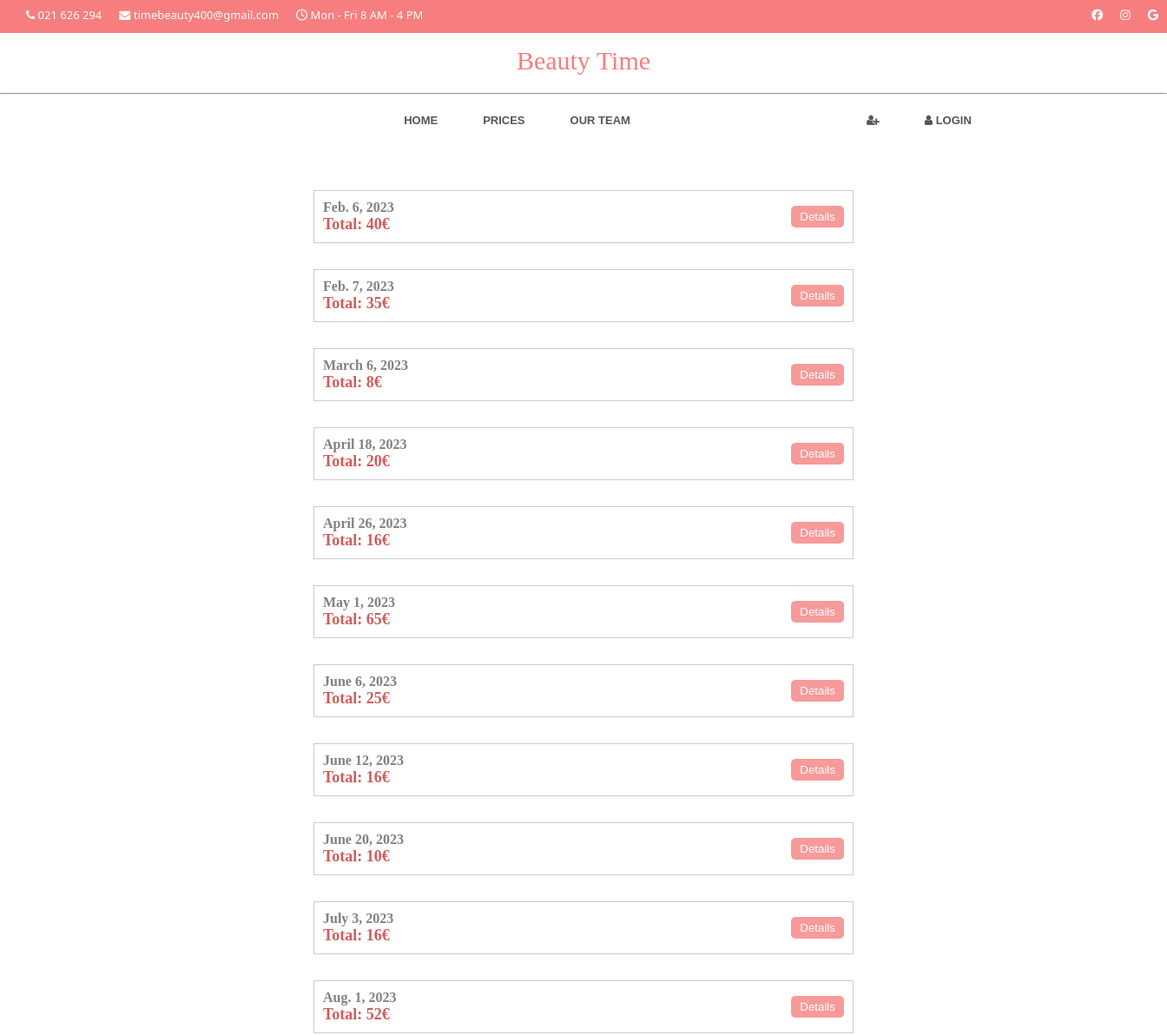
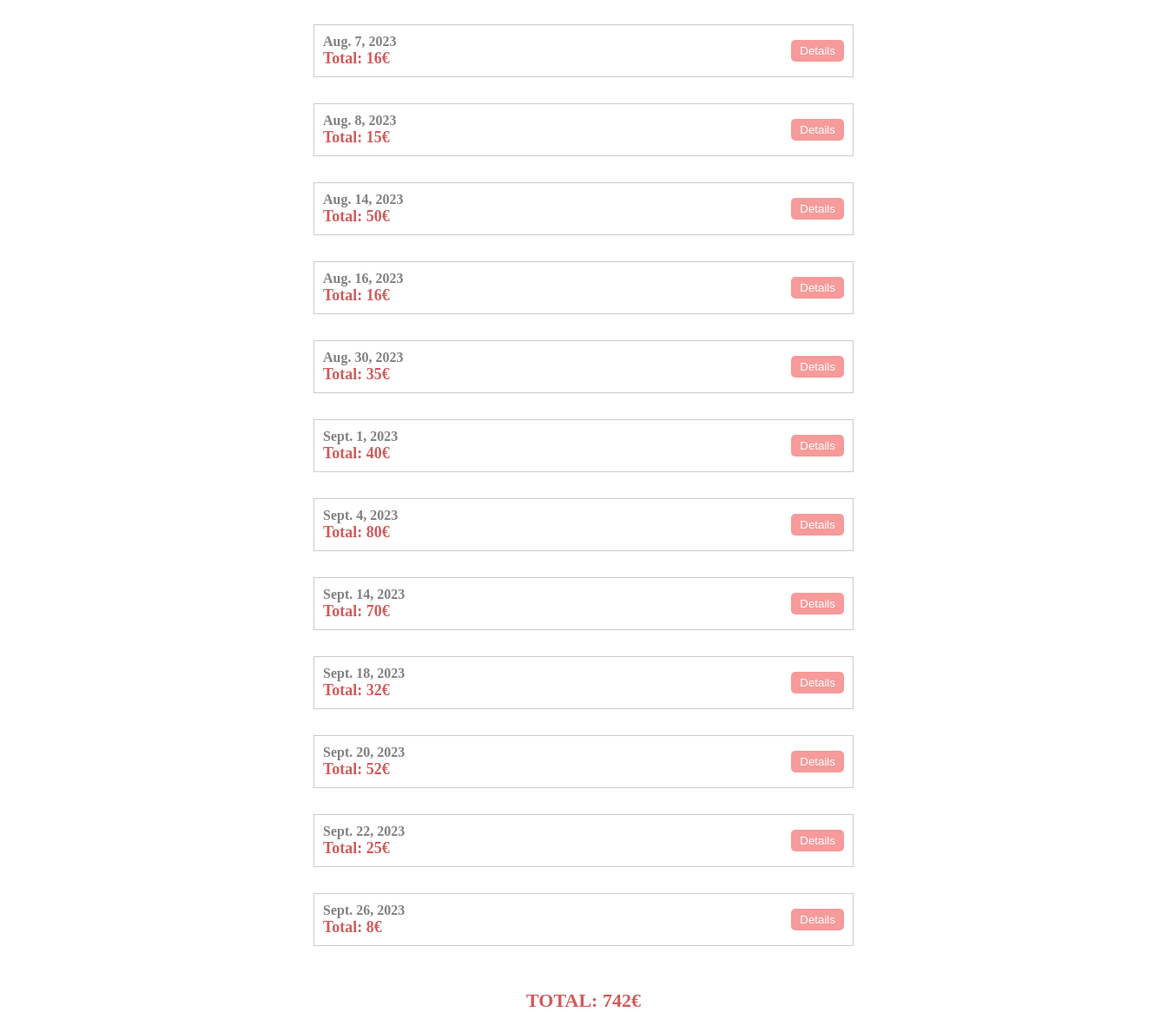
Page /detail_daily_statistics/ on the committed database (2 pictures, top to bottom).
### app1/models.py (models this page shows, shortened)
class Appointment(models.Model):
    service = models.ForeignKey(Service, on_delete=models.CASCADE, null=True, blank=True, related_name='service')
    time_ordered = models.DateTimeField(default=datetime.now, blank=True)
    user = models.ForeignKey(Users, on_delete=models.CASCADE, null=True, blank=True, related_name='user_appointments')
    employee = models.ForeignKey(Users, on_delete=models.CASCADE, blank=True, null=True, related_name='employee_appointments')
    date = models.DateField(auto_now=False, auto_now_add=False)
    time = models.TimeField(auto_now=False, auto_now_add=False)
    rating = models.PositiveIntegerField(choices=((1, '★'), (2, '★★'), (3, '★★★'), (4, '★★★★'), (5, '★★★★★')), null=True, blank=True)

### app1/views.py (the view)
# urls.py: path('detail_daily_statistics/', views.detail_daily_statistics, name = 'detail_daily_statistics'),
def detail_daily_statistics(request):
    appointment_dates= Appointment.objects.filter(date__lt=date.today()).values('date').order_by('date').distinct()
    arr = []
    for appointment_date in appointment_dates:
        date_value = appointment_date['date']
        total_earnings = Appointment.objects.filter(date=date_value).aggregate(total_earnings=Sum('service__price'))
        best_services = Appointment.objects.filter(date=date_value).values('service__name').annotate(total_appointments=Count('service')).order_by('-total_appointments')
        best_employees = Appointment.objects.filter(date=date_value).values('employee__first_name').annotate(total_services=Count('service')).order_by('-total_services')
        arr.append({
            'date': date_value,
            'total_earnings': total_earnings,
            'best_services': best_services,
            'best_employees': best_employees
        })
    total_earnings = Appointment.objects.filter(date__lt=date.today()).aggregate(total=Sum('service__price'))
    return render(request, 'detail_daily_statistics.html', {'data':arr, 'total':total_earnings})

### app1/templates/detail_daily_statistics.html (shortened to what this page needs)
{% extends 'base.html' %}
{% block detail_daily_statistics_block %}
<div class="detail_main">
  {% for element in data %}
    <div class="result-container">
      <div class="result-info">
        <h4 id="date_earnings">{{ element.date }}</h4>
        <span id="money_earnings">Total: {{ element.total_earnings.total_earnings }}€</span>
      </div>
      <div class="result-details">
        <button onclick="showServices('{{element.date}}')" class="servicesButton">Details</button>
      </div>
    </div>
  {% endfor %}
  <span id="total_money"><b>TOTAL: {{total.total}}€</b></span>
</div>
{% endblock %}

### app1/templates/base.html (style rules this page uses)
* { margin: 0; padding: 0; }

### app1/templates/detail_daily_statistics.html (style rules this page uses)
.detail_main { display: flex; flex-direction: column; align-items: center; position: relative; top: 100px; }
.result-container { display: flex; justify-content: space-between; align-items: center; width: 600px; padding: 10px; border: 1px solid #ccc; margin-bottom: 30px; }
.result-info h4 { margin: 0; }
.result-details button { background-color: #f79a9a; color: #fff; border: rgb(249, 227, 173); padding: 5px 10px; cursor: pointer; border-radius: 5px; }
#date_earnings { color: grey; }
#money_earnings { color: #d25a5a; font-size: 18px; display: flex; justify-content: start; font-weight: bolder; }
#total_money { color: #d25a5a; position: relative; bottom: 20px; font-size: 22px; top: 20px; }

### rows in the picture
Appointment: date "Feb. 6, 2023", total_earnings.total_earnings "40"
Appointment: date "Feb. 7, 2023", total_earnings.total_earnings "35"
Appointment: date "March 6, 2023", total_earnings.total_earnings "8"
Appointment: date "April 18, 2023", total_earnings.total_earnings "20"
Appointment: date "April 26, 2023", total_earnings.total_earnings "16"
Appointment: date "June 6, 2023", total_earnings.total_earnings "25"
Appointment: date "June 12, 2023", total_earnings.total_earnings "16"
Appointment: date "June 20, 2023", total_earnings.total_earnings "10"
Appointment: date "July 3, 2023", total_earnings.total_earnings "16"
Appointment: date "Aug. 1, 2023", total_earnings.total_earnings "52"
Appointment: date "Aug. 7, 2023", total_earnings.total_earnings "16"
Appointment: date "Aug. 8, 2023", total_earnings.total_earnings "15"
Appointment: date "Aug. 16, 2023", total_earnings.total_earnings "16"
Appointment: date "Sept. 1, 2023", total_earnings.total_earnings "40"
Appointment: date "Sept. 20, 2023", total_earnings.total_earnings "52"
Appointment: date "Sept. 22, 2023", total_earnings.total_earnings "25"
Appointment: date "Sept. 26, 2023", total_earnings.total_earnings "8"

### other values in the picture
{{ element.date }} "May 1, 2023" "Aug. 14, 2023" "Aug. 30, 2023" "Sept. 4, 2023" "Sept. 14, 2023" "Sept. 18, 2023"
{{ element.total_earnings.total_earnings }} "65" "50" "35" "80" "70" "32"
{{ total.total }} "742"
